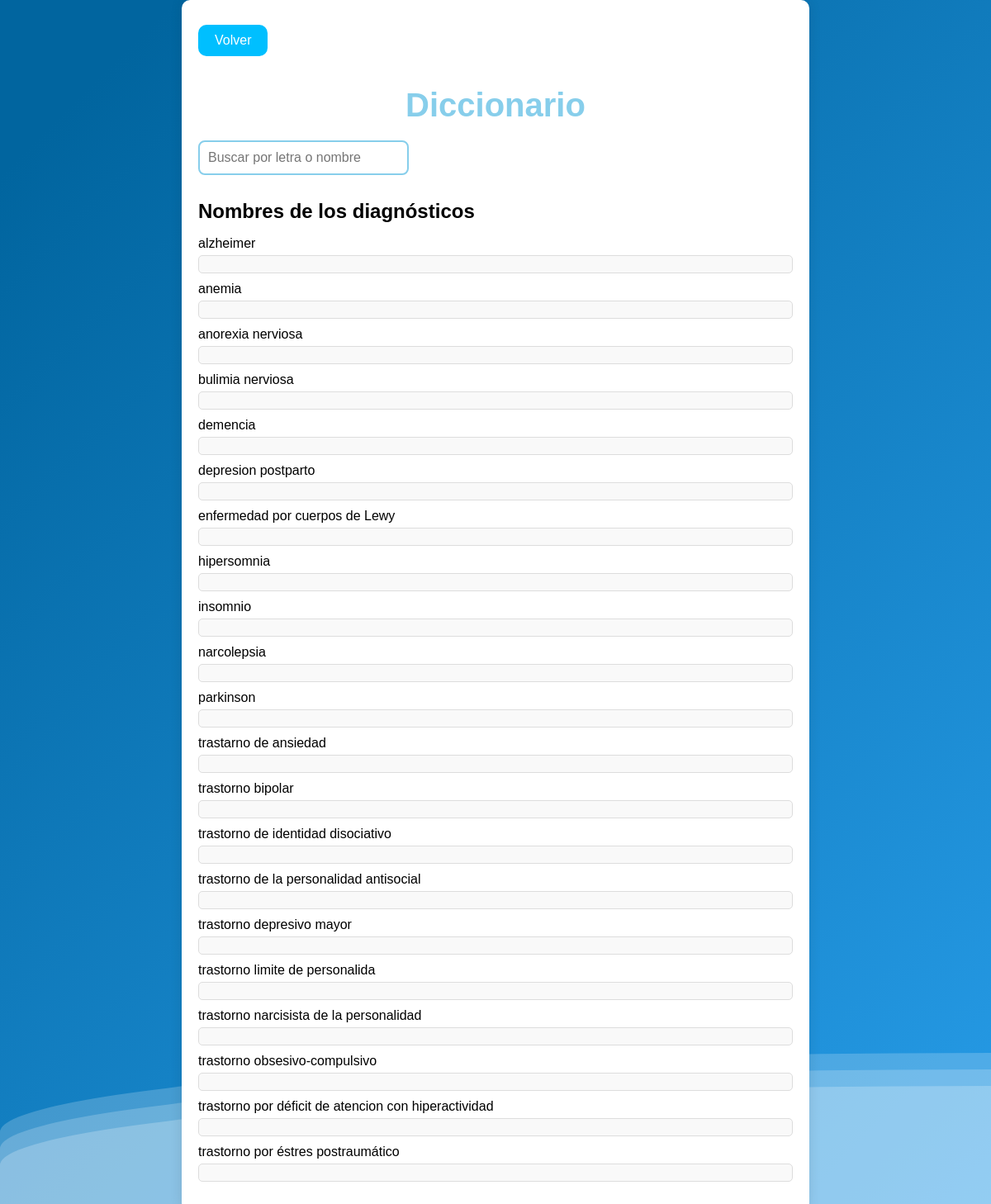
Before: /diccionario/ with the older database file.
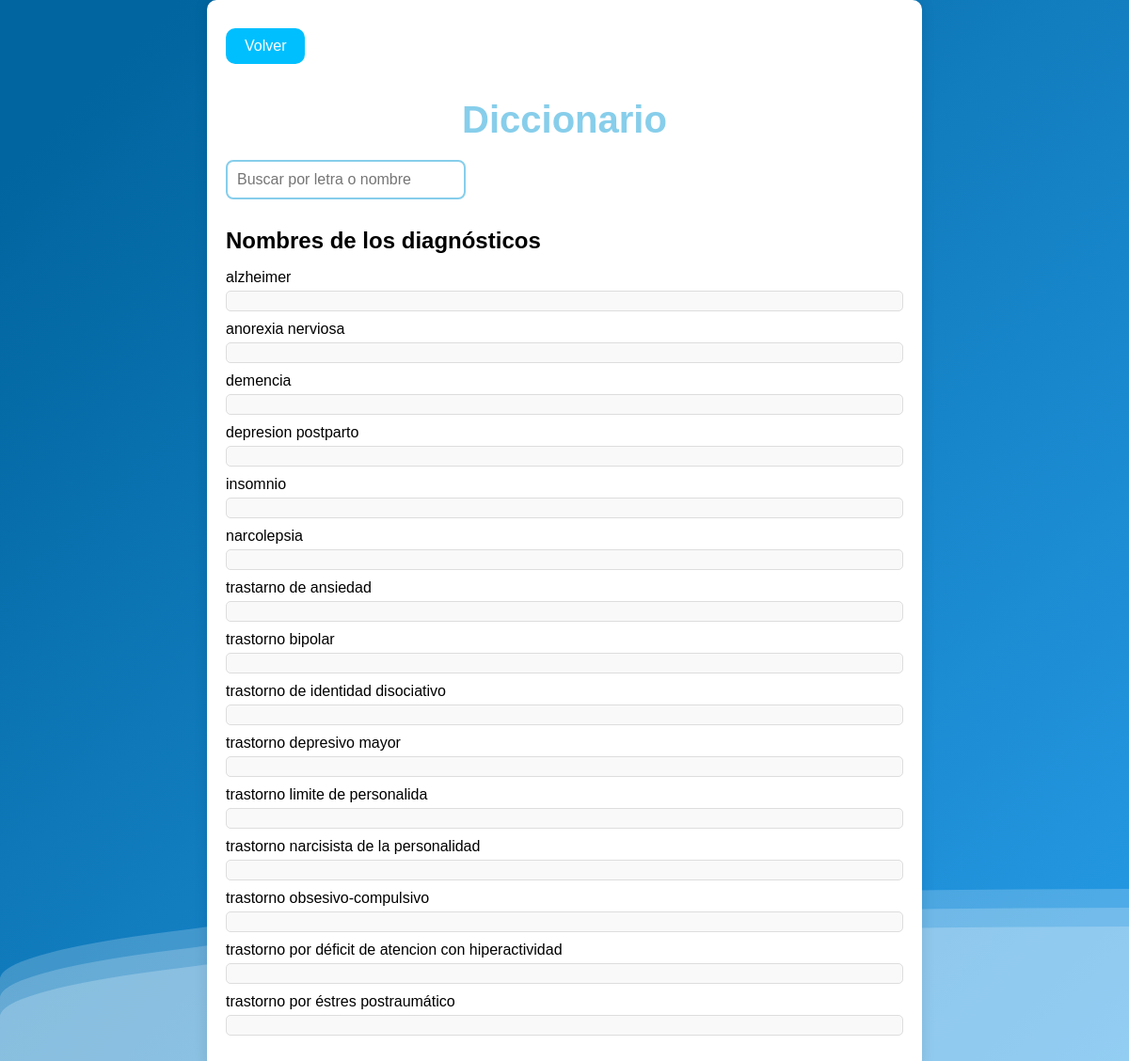
After: the same page with the newer database file.
### diccionario/models.py (models this page shows, shortened)
class trastorno(models.Model):
    seleccionada = models.BooleanField(default=False)
    nombre=models.CharField(max_length=200)
    contexto=models.CharField(max_length=500)
    fecha = models.DateField(null=True, blank=True)

### diccionario/views.py (the view)
# urls.py: path('diccionario/', templateDiccionario.diccionario_view, name='diccionario'),  # Usamos la vista 'diccionario_view'
def diccionario_view(request):
    query = request.GET.get('q', '')  # Obtiene el valor de la consulta de la URL
    if query:
        trastornos = trastorno.objects.filter(nombre__icontains=query).order_by('nombre')  # Filtra los trastornos que coinciden con la consulta
    else:
        trastornos = trastorno.objects.all().order_by('nombre')  # Si no hay consulta, devuelve todos los trastornos
    datos_trastornos = []
    for t in trastornos:
        sintomas_asociados = sintomas.objects.filter(trastorno=t)  # Obtén los síntomas del trastorno
        datos_trastornos.append({
            'trastorno': t,
            'sintomas': [
                sintomas_asociados.first().sintoma1,
                sintomas_asociados.first().sintoma2,
                sintomas_asociados.first().sintoma3,
                sintomas_asociados.first().sintoma4,
                sintomas_asociados.first().sintoma5
            ] if sintomas_asociados.exists() else []  # Verifica si hay síntomas
        })
    return render(request, 'diccionarioprueba.html', {'datos_trastornos': datos_trastornos, 'query': query})

### templates/diccionarioprueba.html (shortened to what this page needs)
<!DOCTYPE html>
<html lang="es">
<head>
</head>
<body>
    <div class="container">
        <div class="volver">
            <form action="{% url 'index' %}" method="get">
                <button class="button" type="submit">Volver</button>
            </form>
        </div>
        <h1 class="title">Diccionario</h1>
        <div class="search-container">
            <form method="get" action="">
                <input type="text" name="q" class="search-bar" value="{{ query }}" placeholder="Buscar por letra o nombre">
            </form>
        </div>
        <div class="diagnosticos-container">
            <div class="diagnosticos-title">Nombres de los diagnósticos</div>
            <ol class="diagnosticos-list">
                {% for dato in datos_trastornos %}
                <li>
                    <span class="nombre">{{ dato.trastorno.nombre }}</span>
                    <div class="detalles">
                    </div>
                </li>
                {% endfor %}
            </ol>
        </div>
    </div>
</body>
</html>

Changed rows visible on the page:
removed trastorno: trastorno.nombre "anemia"
removed trastorno: trastorno.nombre "bulimia nerviosa"
removed trastorno: trastorno.nombre "enfermedad por cuerpos de Lewy"
removed trastorno: trastorno.nombre "hipersomnia"
removed trastorno: trastorno.nombre "parkinson"
removed trastorno: trastorno.nombre "trastorno de la personalidad antisocial"
